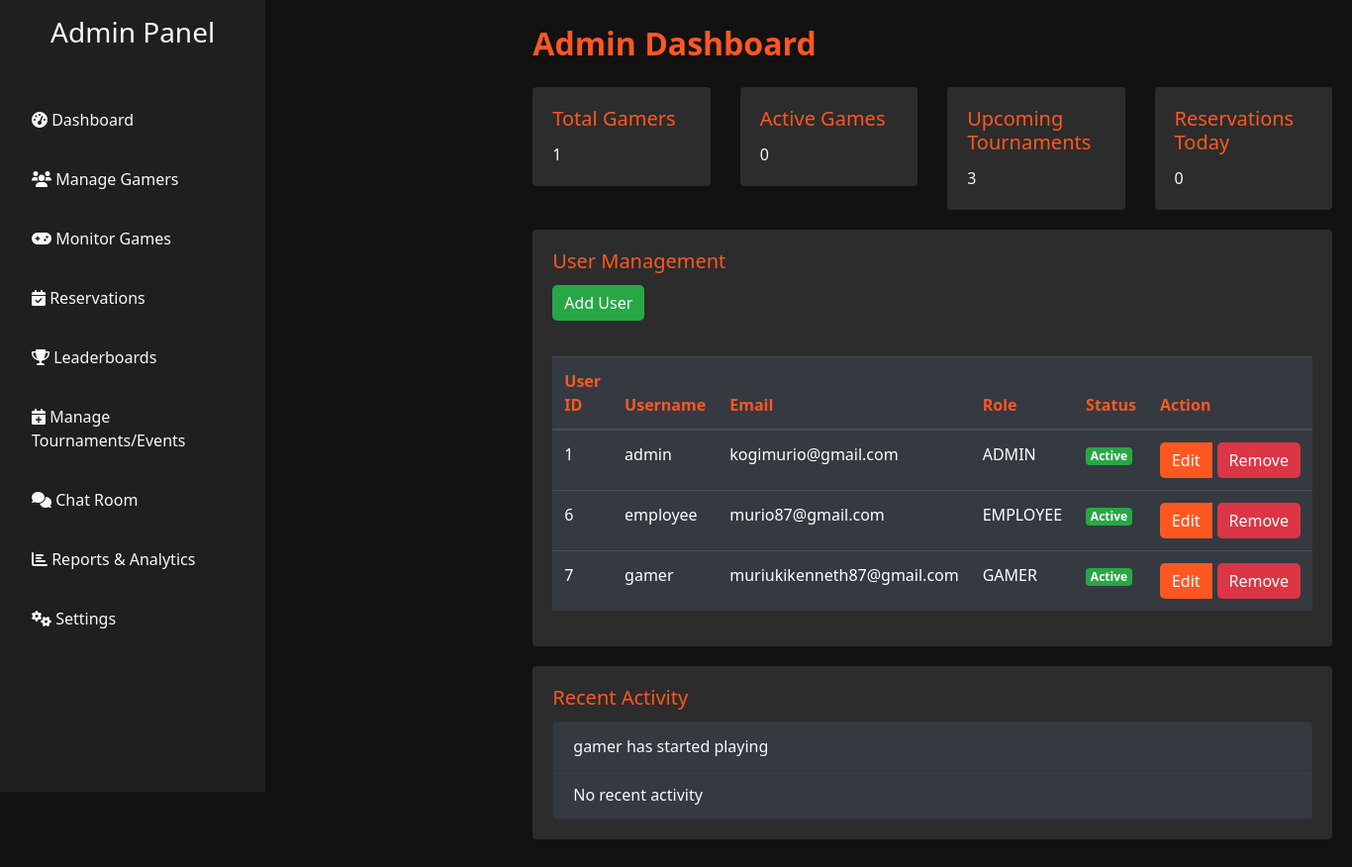
Before: /admindashboard/ with the older database file.
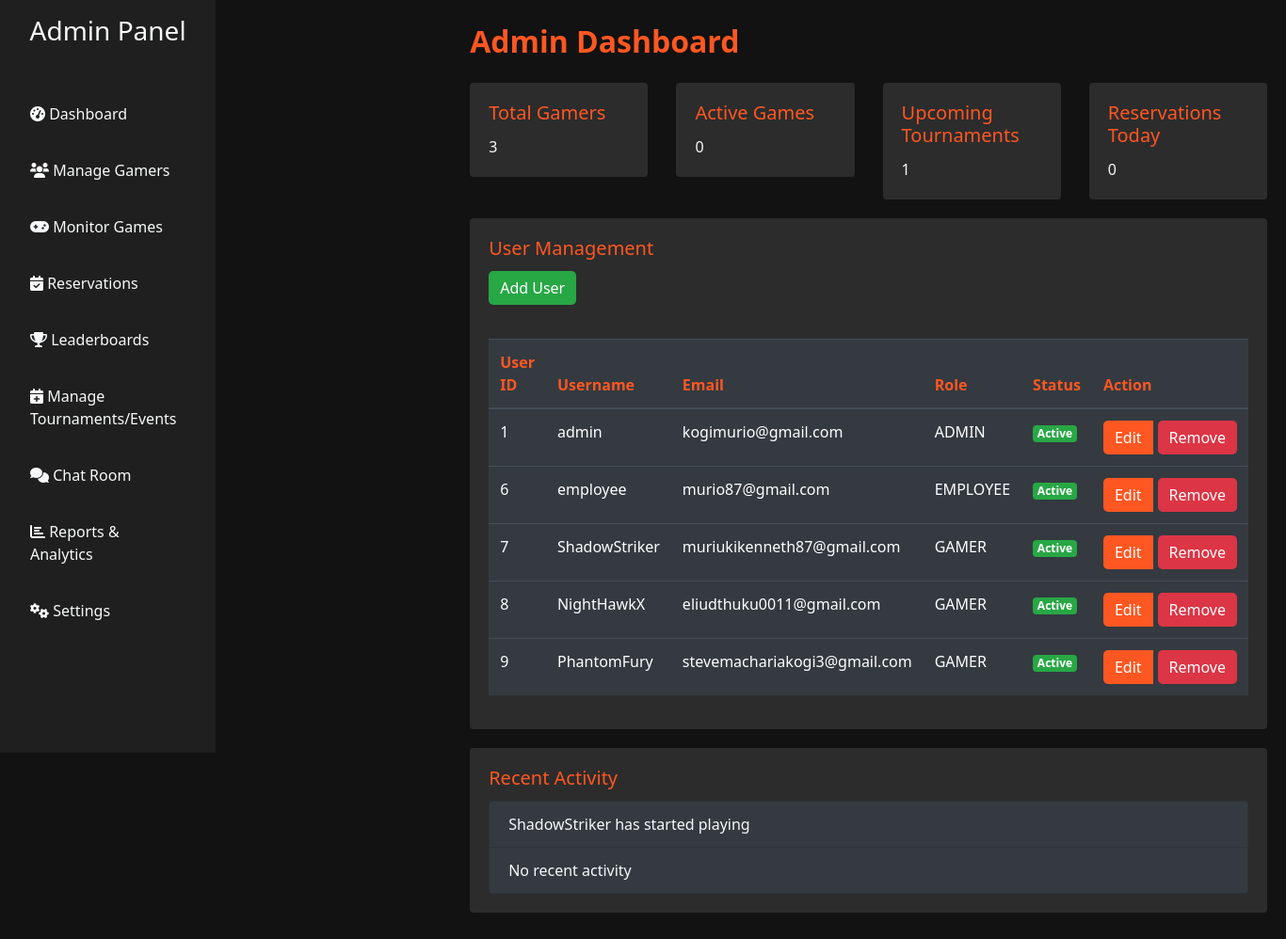
After: the same page with the newer database file.
### users/models.py (models this page shows)
class User(AbstractUser):
    ROLE_CHOICE = (
        ('GAMER', 'GAMER'),
        ('EMPLOYEE', 'EMPLOYEE'),
        ('ADMIN', 'ADMIN'),
    )
    role = models.CharField(max_length=20, choices=ROLE_CHOICE, default='GAMER')

### gamerz/models.py (models this page shows, shortened)
class OngoingGame(models.Model):
    user = models.ForeignKey(settings.AUTH_USER_MODEL, on_delete=models.CASCADE)
    station = models.ForeignKey(GamingStation, on_delete=models.CASCADE)
    game_title = models.ForeignKey(Game, on_delete=models.CASCADE, null=True)
    start_time = models.DateTimeField()
    status = models.CharField(max_length=50, choices=[('Active', 'Active'), ('Paused', 'Paused'), ('Completed', 'Completed')])

### users/views.py (the view)
# urls.py: path('admindashboard/', views.admin_dashboard_view, name='admin'),
def admin_dashboard_view(request):
    users = User.objects.all()
    total_gamers = User.objects.filter(role='GAMER', is_active=True).count()
    active_games = Game.objects.filter(status='active').count()
    scheduled_tournaments = Event.objects.filter(status='Scheduled').count()
    today = timezone.now().date()
    reservations_today = Reservation.objects.filter(start_time__date=today).count()
    ongoing_games = OngoingGame.objects.all()
    recent_logins = LoginLog.objects.order_by('-login_time')[:5]
    context = {
        'total_gamers': total_gamers,
        'active_games': active_games,
        'scheduled_tournaments': scheduled_tournaments,
        'reservations_today': reservations_today,
        'users': users,
        'ongoing_games': ongoing_games,
        'recent_logins': recent_logins,  # Pass recent logins to the template
    }
    return render(request, 'users/admin.html', context)

### templates/users/admin.html (shortened to what this page needs)
<!DOCTYPE html>
<html lang="en">
<head>
    <link rel="stylesheet" href="https://stackpath.bootstrapcdn.com/bootstrap/4.5.2/css/bootstrap.min.css">
    <link rel="stylesheet" href="https://cdnjs.cloudflare.com/ajax/libs/font-awesome/6.0.0-beta3/css/all.min.css">
</head>
<body>
    <div class="d-flex flex-column flex-md-row">
        <div class="sidebar d-flex flex-column p-3">
            <h3 class="text-center">Admin Panel</h3>
            <ul class="nav flex-column">
                <li class="nav-item">
                    <a class="nav-link" href="{% url 'admin' %}"><i class="fas fa-tachometer-alt"></i> Dashboard</a>
                </li>
                <li class="nav-item">
                    <a class="nav-link" href="{% url 'adminmanagegamers' %}"><i class="fas fa-users"></i> Manage Gamers</a>
                </li>
                <li class="nav-item">
                    <a class="nav-link" href="{% url 'adminmonitorgames' %}"><i class="fas fa-gamepad"></i> Monitor Games</a>
                </li>
                <li class="nav-item">
                    <a class="nav-link" href="{% url 'adminreservation' %}"><i class="fas fa-calendar-check"></i> Reservations</a>
                </li>
                <li class="nav-item">
                    <a class="nav-link" href="{% url 'adminachievementsbygamers' %}"><i class="fas fa-trophy"></i> Leaderboards</a>
                </li>
                <li class="nav-item">
                    <a class="nav-link" href="{% url 'adminmanageevents' %}"><i class="fas fa-calendar-plus"></i> Manage Tournaments/Events</a>
                </li>
                <li class="nav-item">
                    <a class="nav-link" href="{% url 'chat_room' 1 %}"><i class="fas fa-comments"></i> Chat Room</a>
                </li>
                <li class="nav-item">
                    <a class="nav-link" href="{% url 'adminreport' %}"><i class="fas fa-chart-bar"></i> Reports & Analytics</a>
                </li>
                <li class="nav-item">
                    <a class="nav-link" href="{% url 'employeesettings' %}"><i class="fas fa-cogs"></i> Settings</a>
                </li>
            </ul>
        </div>
        <div class="content flex-grow-1">
            <div class="dashboard-header">
                Admin Dashboard
            </div>
            <div class="row">
                <div class="col-md-6 col-lg-3">
                    <div class="card">
                        <div class="card-body">
                            <h5 class="card-title">Total Gamers</h5>
                            <p class="card-text">{{ total_gamers }}</p>
                        </div>
                    </div>
                </div>
                <div class="col-md-6 col-lg-3">
                    <div class="card">
                        <div class="card-body">
                            <h5 class="card-title">Active Games</h5>
                            <p class="card-text"> {{ active_games }} </p>
                        </div>
                    </div>
                </div>
                <div class="col-md-6 col-lg-3">
                    <div class="card">
                        <div class="card-body">
                            <h5 class="card-title">Upcoming Tournaments</h5>
                            <p class="card-text"> {{ scheduled_tournaments }} </p>
                        </div>
                    </div>
                </div>
                <div class="col-md-6 col-lg-3">
                    <div class="card">
                        <div class="card-body">
                            <h5 class="card-title">Reservations Today</h5>
                            <p class="card-text"> {{ reservations_today }} </p>
                        </div>
                    </div>
                </div>
            </div>
            <div class="card">
                <div class="card-body">
                    <h5 class="card-title">User Management</h5>
                    <a href="{% url 'adminregisteruser' %}" class="btn btn-add">Add User</a>
                    <div class="table-responsive mt-3">
                        <table class="table table-dark table-hover">
                            <thead>
                                <tr>
                                    <th>User ID</th>
                                    <th>Username</th>
                                    <th>Email</th>
                                    <th>Role</th>
                                    <th>Status</th>
                                    <th>Action</th>
                                </tr>
                            </thead>
                            <tbody>
                                {% for user in users %}
                                <tr>
                                    <td>{{ user.id }}</td>
                                    <td>{{ user.username }}</td>
                                    <td>{{ user.email }}</td>
                                    <td>{{ user.role }}</td>
                                    <td>
                                        {% if user.is_active %}
                                            <span class="badge badge-success">Active</span>
                                        {% else %}
                                            <span class="badge badge-danger">Inactive</span>
                                        {% endif %}
                                    </td>
                                    <td>
                                        <div class="btn-group">
                                            <a href="{% url 'user_edit' user.id %}" class="btn btn-custom">Edit</a>
                                            <form action="{% url 'user_delete' user.id %}" method="POST" style="display:inline;" onsubmit="return confirmDelete();">
                                                <button type="submit" class="btn btn-danger">Remove</button>
                                            </form>
                                        </div>
                                    </td>
                                </tr>
                                {% endfor %}
                            </tbody>
                        </table>
                    </div>
                </div>
            </div>
            <div class="card">
                <div class="card-body">
                    <h5 class="card-title">Recent Activity</h5>
                    <ul class="list-group">
                        {% for ongoing_game in ongoing_games %}
                            <li class="list-group-item bg-dark">
                                {{ ongoing_game.user.username }} has started playing {{ ongoing_game.game_title.title }}
                            </li>
                        {% endfor %}
                        {% for login in recent_logins %}
                            <li class="list-group-item bg-dark">
                                {{ login.user.username }} logged in at {{ login.login_time }}
                            </li>
                        {% empty %}
                            <li class="list-group-item bg-dark">
                                No recent activity
                            </li>
                        {% endfor %}
                    </ul>
                </div>
            </div>
        </div>
    </div>
</body>
</html>

### templates/users/admin.html (style rules this page uses)
body { font-family: 'Segoe UI', Tahoma, Geneva, Verdana, sans-serif; background-color: #121212; color: #f8f9fa; }
.sidebar { background-color: #1f1f1f; height: 100vh; padding-top: 20px; }
.sidebar .nav-link { color: #f8f9fa; margin: 10px 0; }
.content { margin-left: 250px; padding: 20px; }
.dashboard-header { font-size: 2rem; font-weight: bold; color: #ff5722; margin-bottom: 20px; }
.card { background-color: #2c2c2c; border: none; margin-bottom: 20px; }
.card-title { color: #ff5722; }
.card-body { color: #f8f9fa; }
.table thead th { color: #ff5722; }
.btn-custom { background-color: #ff5722; color: #fff; border-radius: 5px; border: none; padding: 6px 12px; margin-right: 5px; }
.btn-danger { background-color: #dc3545; color: #fff; border-radius: 5px; border: none; padding: 6px 12px; }
.btn-add { background-color: #28a745; color: #fff; border-radius: 5px; border: none; padding: 6px 12px; margin-bottom: 20px; }

Changed rows visible on the page:
changed User "muriukikenneth87@gmail.com": username "gamer" → "ShadowStriker"
added User: id "8", username "NightHawkX", email "eliudthuku0011@gmail.com", role "GAMER", is_active "Active"
added User: id "9", username "PhantomFury", email "stevemachariakogi3@gmail.com", role "GAMER", is_active "Active"
changed through a linked row, OngoingGame: user.username "gamer" → "ShadowStriker"
Other visible differences:
{{ total_gamers }}: "1" → "3"
{{ scheduled_tournaments }}: "3" → "1"
